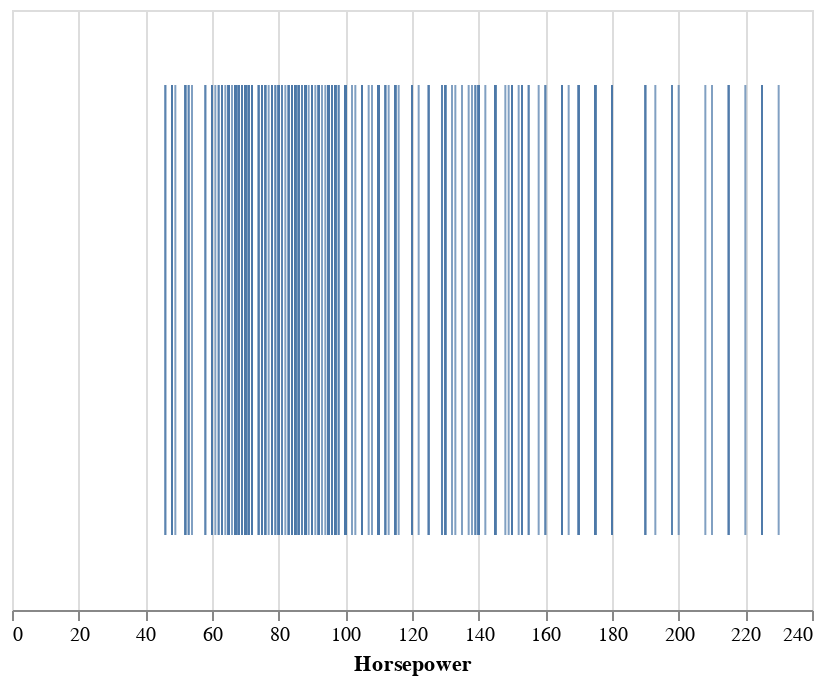

The code cell stored with this chart in its notebook:
### Markdown cell above
An Altair unit specification, that is a specification of a single plot, consist of four building blocks

1. data
1. mark-type
1. transforms
1. encoding

The transforms can be omitted in most cases, when no transformations are needed.

For making a simple strip-plot of a single variable, this translates to the following code.

### Code cell
alt.Chart(cars).mark_tick().encode(x="Horsepower")

### Figure 1 — Vega-Lite specification as saved in the notebook (floating-point values rounded to 4 significant figures; data arrays with more than 128 entries replaced by an {"elided": "..."} marker saying what was removed)
{"$schema": "https://vega.github.io/schema/vega-lite/v2.6.0.json", "config": {"view": {"height": 300, "width": 400}}, "data": {"name": "data-c8f93488148fad3697c74ae8c2dd0e69"}, "datasets": {"data-c8f93488148fad3697c74ae8c2dd0e69": {"elided": "406 records"}}, "encoding": {"x": {"field": "Horsepower", "type": "quantitative"}}, "mark": "tick"}
